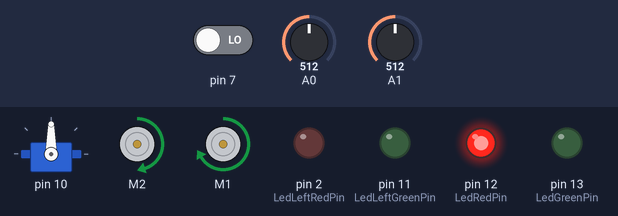
A sketch run on a simulated Arduino Uno, built with avr-gcc and run on an emulated ATmega328P. On the bench: servo, 2 × DC motor (green arrow = forward, orange = backward, longer = faster), output pins drawn as LEDs (lit = HIGH). Inputs (shaded band) come from the test bench; at power-on: A0 = 512, pin 7 LOW, A1 = 512.

Above: at 9.2 s.
9.3 s: A0 set to 716
At 10.2 s:
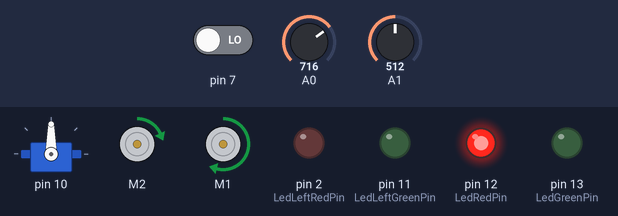
10.8 s: A0 set to 900
At 11.2 s:
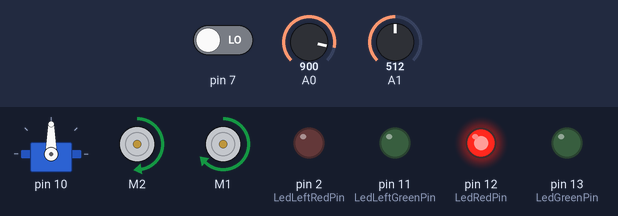
12.3 s: A0 set to 1023
At 13.3 s:
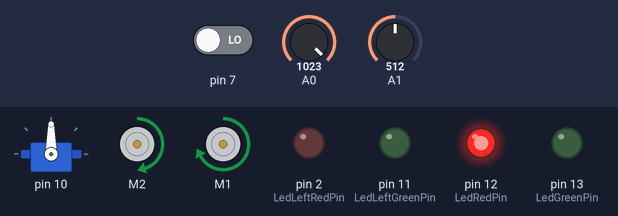
13.8 s: A0 set to 511
At 15.0 s:
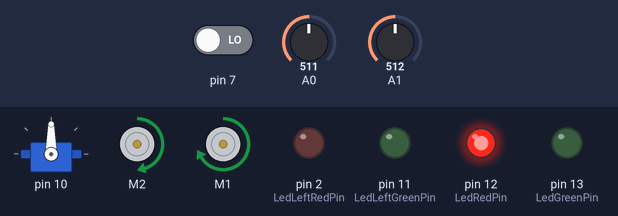
15.3 s: A0 set to 306
At 16.0 s:
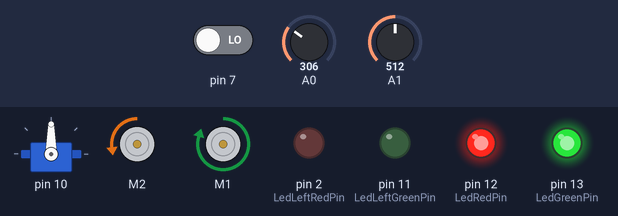
Timing chart, 0 to 17.8 s (numbered marks = the images above; inputs shaded):
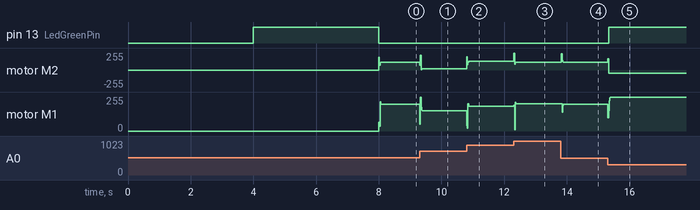

Measured:
- after the input at 9.3 s, motor M2: forward 120/255 → forward 16/255 at once; motor M1: forward 201/255 → forward 153/255 at once
- after the input at 10.8 s, motor M2: forward 16/255 → forward 128/255 at once; motor M1: forward 153/255 → forward 185/255 at once
- after the input at 12.3 s, motor M2: forward 128/255 → forward 118/255 at once; motor M1: forward 185/255 → forward 205/255 at once
- after the input at 13.8 s, motor M2: forward 118/255 → forward 120/255 at once; motor M1: forward 205/255 → forward 201/255 after 0.05 s
- after the input at 15.3 s, pin 13 (LedGreenPin): LOW → HIGH at once; motor M2: forward 120/255 → backward 50/255 at once; motor M1: forward 201/255 → forward 252/255 at once

The sketch:

SlopeDriveTestMini2.ino
```cpp
// Direction: Right to left On: leftward down sloap

#include <Adafruit_MotorShield.h>
#include <lenlib.h>
#include <Servo.h>
#include <Wire.h>

#define C_THIS_VERSION "DVA119 Robotics Intro: Slope Test v. 2015-10-01/GF"

myMotors Motors; // Create motors object

#define C_MOTOR_RIGHT_1 1
#define C_MOTOR_LEFT_2 2

#define C_K_R 4
#define C_K_L 2
#define C_SPEED_HIGH 70
#define C_SPEED_MEDIUM 60
#define C_SPEED_LOW 50

#define C_TILT_X 338 - 15
// #define C_TILT_X TO DO!
#define C_TILT_Y 361
// #define C_TILT_Y TO DO!

#define C_WINDOW_X 0
#define C_ACC_WINDOW_WIDTH_Y 2

#define C_AVERAGE_COUNT 10

#define C_FLOAT_WIDTH 6

// constants won't change. Used here to set a pin number :
const int LedRedPin =  12;      // the number of the LED pin
const int LedGreenPin =  13;
const int LedLeftRedPin =  2;   // 10 fails??? är input för brytare!
const int LedLeftGreenPin =  11;


mySensors Sensors; // create sensors object

int valAxisX = C_TILT_X;
int valAxisY = C_TILT_Y;

// ============================================================================

void setup()
{
  // set the digital pin as output:
  pinMode(LedRedPin, OUTPUT);
  pinMode(LedGreenPin, OUTPUT);
  pinMode(LedLeftRedPin, OUTPUT);
  pinMode(LedLeftGreenPin, OUTPUT);

  //Serial.begin(9600); // set up Serial library at 9600 bps
  //Serial.println(C_THIS_VERSION);

  Sensors.beginSensors(); // start sensors

  Motors.beginMotors(); // Start up motors

  delay(4000);
  digitalWrite(LedGreenPin, HIGH);
  digitalWrite(LedRedPin, HIGH);

  /*
  Motors.runMotor(C_MOTOR_LEFT_2, FORWARD, C_SPEED_MEDIUM);
  Motors.runMotor(C_MOTOR_RIGHT_1, FORWARD, C_SPEED_HIGH*1.08);
  delay(1000);
  Motors.runMotor(C_MOTOR_LEFT_2, FORWARD, C_SPEED_LOW);
  Motors.runMotor(C_MOTOR_RIGHT_1, FORWARD, C_SPEED_MEDIUM*1.08);
  */
  delay(4000);
} // setup

// ============================================================================

static int isRunning = 1;

void loop()
{
  if (isRunning == 1)
  {
    valAxisX = (valAxisX + Sensors.readAccX()) / 2;
    valAxisY = (valAxisY + Sensors.readAccY()) / 2;

    int diffX = valAxisX - C_TILT_X;

    if (diffX < -C_WINDOW_X)
    {
      digitalWrite(LedGreenPin, HIGH);
      digitalWrite(LedRedPin, LOW);
      // Om detta sker så har vi Uppåtlut och Höger motor behöver Kräm
      int leftSpeed = C_SPEED_MEDIUM + diffX*C_K_L;


      if (leftSpeed < 40)
      {
        digitalWrite(LedGreenPin, HIGH);
        digitalWrite(LedRedPin, HIGH);
        leftSpeed = C_SPEED_LOW;
        Motors.runMotor(C_MOTOR_LEFT_2, BACKWARD, leftSpeed);
      }
      else
      {
        Motors.runMotor(C_MOTOR_LEFT_2, FORWARD, leftSpeed);
      }

      //Motors.runMotor(C_MOTOR_LEFT_2, FORWARD, leftSpeed);
      Motors.runMotor(C_MOTOR_RIGHT_1, FORWARD, C_SPEED_MEDIUM*1.08 - diffX*C_K_R);
    }
    else
    if (diffX < C_WINDOW_X)
    {
      digitalWrite(LedGreenPin, LOW);
      digitalWrite(LedRedPin, LOW);
    }
    else
    {
      digitalWrite(LedGreenPin, LOW);
      digitalWrite(LedRedPin, HIGH);

      // Vi har Nedåtlut och Vänster Motor behöver kräm!
      Motors.runMotor(C_MOTOR_LEFT_2, FORWARD, C_SPEED_MEDIUM + diffX*C_K_L);
      Motors.runMotor(C_MOTOR_RIGHT_1, FORWARD, C_SPEED_MEDIUM*1.08 - diffX*C_K_R);
    }

    delay(10);

    // Check if tape reached...
    if ( (Sensors.readReflect0() == 1) && (Sensors.readReflect1() == 1) && (Sensors.readReflect2() == 1) )
    {
      digitalWrite(LedLeftRedPin, HIGH);
      Motors.runMotor(C_MOTOR_LEFT_2,  FORWARD, 0);
      Motors.runMotor(C_MOTOR_RIGHT_1, FORWARD, 0);
      isRunning = 0;
    }
  }
  else
  {
    // nothing...
  }


} // loop

// ============================================================================
```
